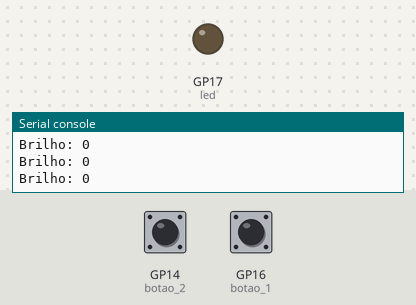
A program run on a simulated Raspberry Pi Pico running MicroPython. Shown: output pins drawn as LEDs (lit = HIGH), the last lines printed to the serial console. Inputs (shaded band) come from the test bench; at power-on: GP16 (botao_1) LOW, GP14 (botao_2) LOW.

Above: at 1.2 s.
1.3 s: GP16 (botao_1) pulled HIGH for 1 s
At 3.4 s:
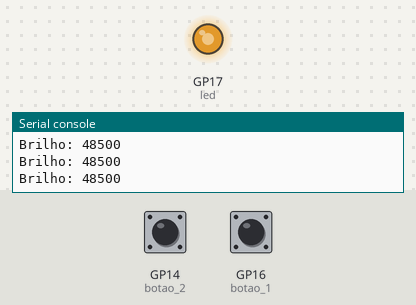
3.8 s: GP16 (botao_1) pulled HIGH for 0.15 s
At 4.3 s:
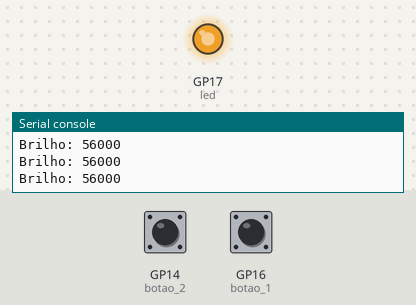
5.4 s: GP14 (botao_2) pulled HIGH for 0.15 s
At 6.5 s:
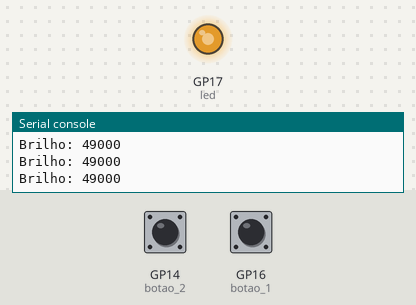
7.0 s: GP14 (botao_2) pulled HIGH for 1 s
At 7.47 s:
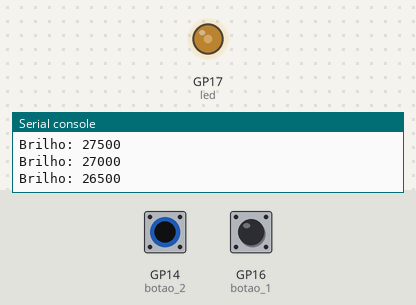
Timing chart, 0 to 10.0 s (numbered marks = the images above; inputs shaded):
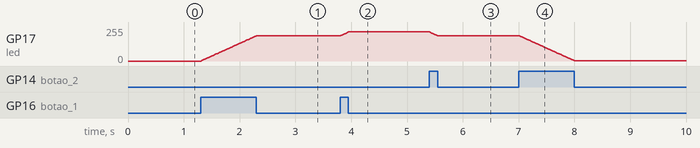

The program:

controle_brilho.py
```python
from machine import Pin, PWM
from utime import sleep


botao_1 = Pin(16, Pin.IN, Pin.PULL_DOWN)
botao_2 = Pin(14, Pin.IN, Pin.PULL_DOWN)

led = PWM(Pin(17))
led.freq(1000)

brilho = 0

passo = 500

while True:

    if botao_1.value() == 1:
        brilho += passo
        if brilho > 65535:
            brilho = 65535

    if botao_2.value() == 1:
        brilho -= passo
        if brilho < 0:
            brilho = 0

    led.duty_u16(brilho)

    print("Brilho:", brilho)

    sleep(0.01)
```

Measured:
- after the input at 1.3 s, GP17 (led): moves from 0/255 to 189/255 over 0.99 s, starting at once
- after the input at 3.8 s, GP17 (led): moves from 189/255 to 218/255 over 0.14 s, starting at once
- after the input at 5.4 s, GP17 (led): moves from 218/255 to 191/255 over 0.13 s, starting at once
- after the input at 7.0 s, GP17 (led): moves from 191/255 to 2/255 over 0.99 s, starting at once
